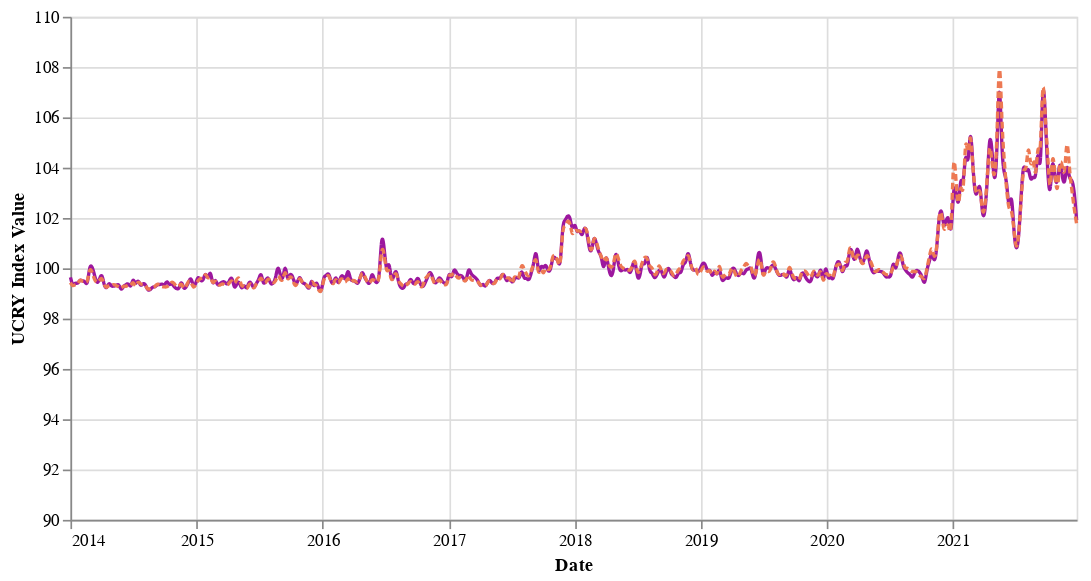

The notebook cell saved with this chart:
### Code cell
# Plot
ucry_line = (
    alt.Chart(ucry_combined)
    .mark_line(interpolate="basis")
    .encode(
        x=alt.X("start_date:T", title="Date"),
        y=alt.Y(
            "index_value:Q", scale=alt.Scale(domain=[90, 110]), title="UCRY Index Value"
        ),
        color=alt.Color("type:N", title="Index Name", scale=alt.Scale(scheme="plasma")),
        strokeDash=alt.StrokeDash("type:N", legend=None),
    )
    .properties(width=600)
)
ucry_line

### Figure 1 — Vega-Lite specification as saved in the notebook (floating-point values rounded to 4 significant figures; data arrays with more than 128 entries replaced by an {"elided": "..."} marker saying what was removed)
{"config": {"view": {"continuousWidth": 400, "continuousHeight": 300}}, "data": {"name": "data-c6a761caa43f8d9c081516719bb55e0f"}, "mark": {"type": "line", "interpolate": "basis"}, "encoding": {"color": {"field": "type", "scale": {"scheme": "plasma"}, "title": "Index Name", "type": "nominal"}, "strokeDash": {"field": "type", "legend": null, "type": "nominal"}, "x": {"field": "start_date", "title": "Date", "type": "temporal"}, "y": {"field": "index_value", "scale": {"domain": [90, 110]}, "title": "UCRY Index Value", "type": "quantitative"}}, "width": 600, "$schema": "https://vega.github.io/schema/vega-lite/v4.17.0.json", "datasets": {"data-c6a761caa43f8d9c081516719bb55e0f": {"elided": "836 records"}}}
